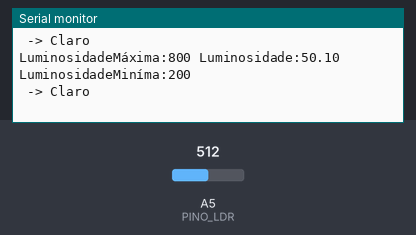
The sketch below on a simulated Arduino Uno, built with avr-gcc and run on an emulated ATmega328P. On the bench: the last lines printed to the serial monitor. Inputs (shaded band) come from the test bench; at power-on: A5 (PINO_LDR) = 512.

Above: at 2.8 s.
2.9 s: A5 (PINO_LDR) set to 501
At 4.7 s:
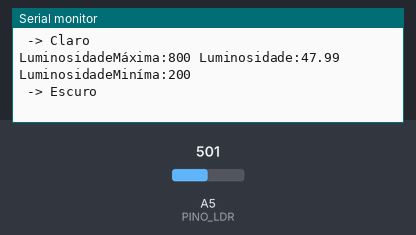
7.6 s: A5 (PINO_LDR) set to 511
At 9.0 s:
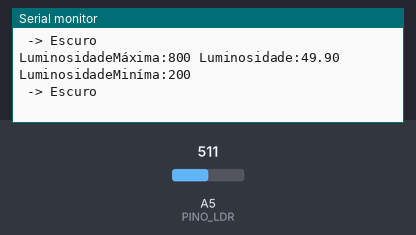
Timing chart, 0 to 10.6 s (numbered marks = the images above; inputs shaded):
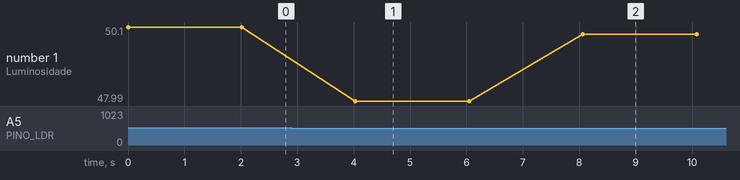

Measured:
- the behaviour switches between 512 and 511 on A5 (PINO_LDR) (found by bisection; images 0 and 1)
- after the input at 2.9 s, the serial monitor: prints a new line after 1.1 s (image 1)
- after the input at 7.6 s, the serial monitor: prints a new line after 0.46 s (image 2)
- plotted number 1: 50.1 → 47.99 after the input at 2.9 s, 47.99 → 49.9 after the input at 7.6 s

The sketch:

LDR_Arduino.ino
```cpp
// Sensor de luminosidade (LDR) — leitura em lux aproximado
// Ligação: 5V --- LDR --- A5 --- resistor 10k --- GND

const int   PINO_LDR  = A5;
const float VCC       = 5.0;      // tensão da placa
const float R_FIXO    = 10000.0;  // resistor do divisor, em ohms
const float CONSTANTE = 500.0;    // calibração do LDR (ver nota abaixo)
const float LUX_CLARO = 50.0;     // acima disso, consideramos "claro"

void setup() {
  Serial.begin(9600);
}

void loop() {
  int leitura = analogRead(PINO_LDR);        // valor de 0 a 1023

  // trava a leitura entre 1 e 1022 para nunca dividir por zero
  leitura = constrain(leitura, 1, 1022);

  float tensao = leitura * (VCC / 1023.0);           // volts no pino
  float r_ldr  = R_FIXO * (VCC - tensao) / tensao;   // ohms no LDR
  float lux    = CONSTANTE / (r_ldr / 1000.0);       // lux aproximado

  // Serial.print("ADC: ");
  // Serial.print(leitura);
  // Serial.print(" | Tensao: ");
  // Serial.print(tensao, 2);
  // Serial.print(" V | R_LDR: ");
  // Serial.print(r_ldr, 0);
  // Serial.print(" ohms | Lux: ");
  // Serial.print(lux, 1);

  Serial.print("LuminosidadeMáxima:");
  Serial.print(800);
  Serial.print(" ");
  Serial.print("Luminosidade:");
  Serial.print(lux);
  Serial.print(" ");
  Serial.print("LuminosidadeMiníma:");
  Serial.println(200);

  if (lux >= LUX_CLARO) {
    Serial.println(" -> Claro");
  } else {
    Serial.println(" -> Escuro");
  }

  delay(2000);
}
```
